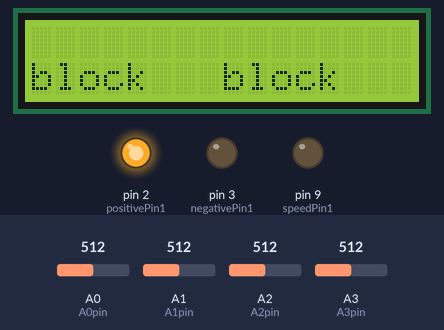
This sketch was run on a simulated Arduino Uno, built with avr-gcc and run on an emulated ATmega328P. Shown: 16×2 character LCD, output pins drawn as LEDs (lit = HIGH). The test bench sets the inputs (shaded band); at power-on: A0 (A0pin) = 512, A1 (A1pin) = 512, A2 (A2pin) = 512, A3 (A3pin) = 512.

Above: at 1.2 s.
1.3 s: A0 (A0pin) set to 74
2.8 s: A0 (A0pin) set to 63
At 3.6 s:
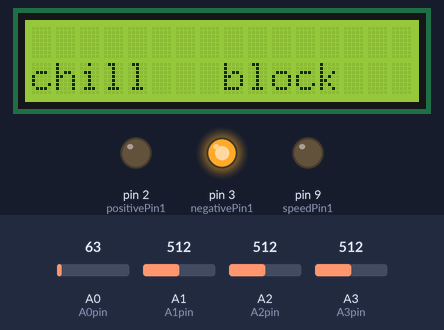
4.3 s: A1 (A1pin) set to 61
5.8 s: A1 (A1pin) set to 48
At 6.9 s:
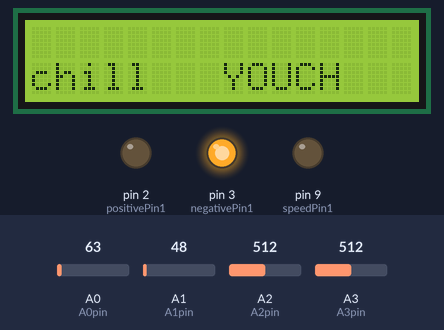
7.3 s: A2 (A2pin) set to 71
8.8 s: A2 (A2pin) set to 60
At 9.3 s:
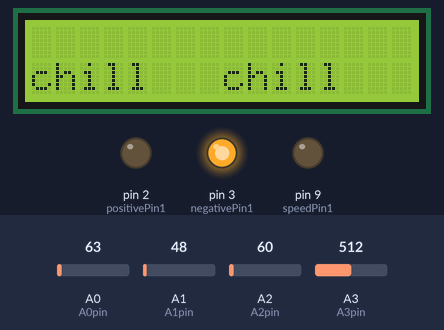
Timing chart, 0 to 11.3 s (numbered marks = the images above; inputs shaded):
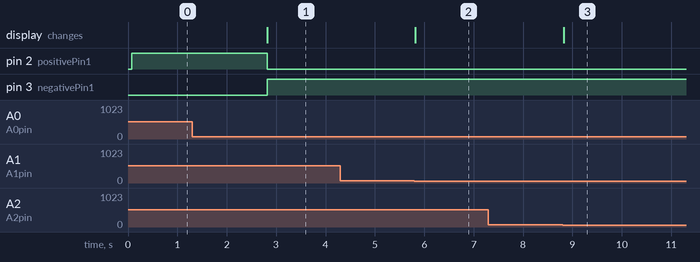

The sketch:

lcdDisplacy.ino
```cpp
#include <LiquidCrystal_I2C.h>

LiquidCrystal_I2C lcd = LiquidCrystal_I2C(0x27,16,2); // Adjust to (0x27,20,4) for 20x4 LCD
  int A0pin = A0;
  int A1pin = A1;
  int A2pin = A2;
  int A3pin = A3;
  int val0 = 0;
  int val1 = 0;
  int val2 = 0;
  int val3 = 0;
  int shouldReset = 0;
  int positivePin1 = 2;
  int negativePin1 = 3;
  int speedPin1 = 9;

void setup() {
  // Initiate the LCD and turn on the backlight
  lcd.init();          // Initiate the LCD module
  lcd.backlight();     // Turn on the backlight

  //lcd.setCursor(0, 0);          // Set the cursor on the first column and first row.
  //lcd.print("Good Hits!..........rahhh");    // Print the string "Hello World!"

  //lcd.setCursor(0, 1);          //Set cursor to 2nd column and 2nd row (counting starts at 0)
 // lcd.print("your mom");

//  lcd.setCursor(9, 1);
//  lcd.print("slawg");

  pinMode(positivePin1, OUTPUT);
  pinMode(negativePin1, OUTPUT);
  pinMode(speedPin1, OUTPUT);
}

void loop() {

  // Print 'Hello World!' on the first line of the LCD
  //lcd.setCursor(0 ,1);
  //lcd.print(actualFunction(A0pin, val0, 70));         //analog pin to read from, resistance value red from sensor, voltage tolerance for return type
  int Hit1 = actualFunction(A0pin, val0, 70);
  //lcd.setCursor(8 ,1);
  //lcd.print(actualFunction(A1pin, val1, 60));
  int Block1 = actualFunction(A1pin, val1, 55);
  int Hit2 = actualFunction(A2pin, val2, 65);
  int Block2 = actualFunction(A3pin, val3, 65);

  hitBlockLogic("2", Hit1, Block2, 0);          //what player will be hit, what players hit to use, what players block to use, what place to print the feedback
  hitBlockLogic("1", Hit2, Block1, 8);

  if (Hit1 == 1){
    analogWrite(speedPin1, 0);        //the longer you run the more scuffed it is
    digitalWrite(positivePin1, HIGH);
    digitalWrite(negativePin1, LOW);
  }
  else{
    analogWrite(speedPin1, 0);
    digitalWrite(positivePin1, LOW);
    digitalWrite(negativePin1, HIGH);
  }
  //val0 = analogRead(A0pin);
  //lcd.setCursor(0,1);
  //lcd.print(val0);
  //scrollDisplay();

  //if (checkClear(val0) == 0){
    //val2 = analogRead(A3pin);
    //lcd.setCursor(0,1);
    //lcd.print(val2);
  //}

}

void scrollDisplay(){
  delay(2000);
  for (int i = 0; i < 40; i++){             //40 is the number the lcd has to scroll before it reaches the start again
    delay(500);               //create a method to call in loop so it doesn't delay loop
    lcd.scrollDisplayLeft();
  }
}

int checkClear(int val){
  int shouldReset;
  if (val < 80){
    shouldReset = 1;
  }
  else{
    shouldReset = 0;
  }
  return shouldReset;
}

int actualFunction(int AnalogPin, int val, int tolerance){
  /* val = analogRead(AnalogPin);
  lcd.setCursor(slotArea, 1);
  lcd.print(val);

  if (checkClear(val) == 0){
    lcd.setCursor(slotArea,1);
    lcd.print("    ");
  } */
  int output = 0;
  val = analogRead (AnalogPin);
  if (val >= tolerance){
    output = 1;
    return output;
  }
  else {
    output = 0;
    return output;
  }
}

void hitBlockLogic (char player, int hit, int block, int print){
  if (hit == 1 && block == 0){
    lcd.setCursor(print,1);
    lcd.print("YOUCH");
  }
  else if (hit == 1 && block == 1){
    lcd.setCursor(print,1);
    lcd.print("block");
  }
  else{
    lcd.setCursor(print,1);
    lcd.print("chill");
  }
}
```

Measured:
- the behaviour switches between 70 and 69 on A0 (A0pin) (found by bisection; images 0 and 1)
- the behaviour switches between 55 and 54 on A1 (A1pin) (found by bisection; images 1 and 2)
- the behaviour switches between 65 and 64 on A2 (A2pin) (found by bisection; images 2 and 3)
- after the input at 1.3 s, every drawn part: stays the same
- after the input at 2.8 s, pin 2 (positivePin1): HIGH → LOW at once; pin 3 (negativePin1): LOW → HIGH at once; the display: changes at once (image 1)
- after the input at 4.3 s, every drawn part: stays the same
- after the input at 5.8 s, the display: changes at once (image 2)
- after the input at 7.3 s, every drawn part: stays the same
- after the input at 8.8 s, the display: changes at once (image 3)
